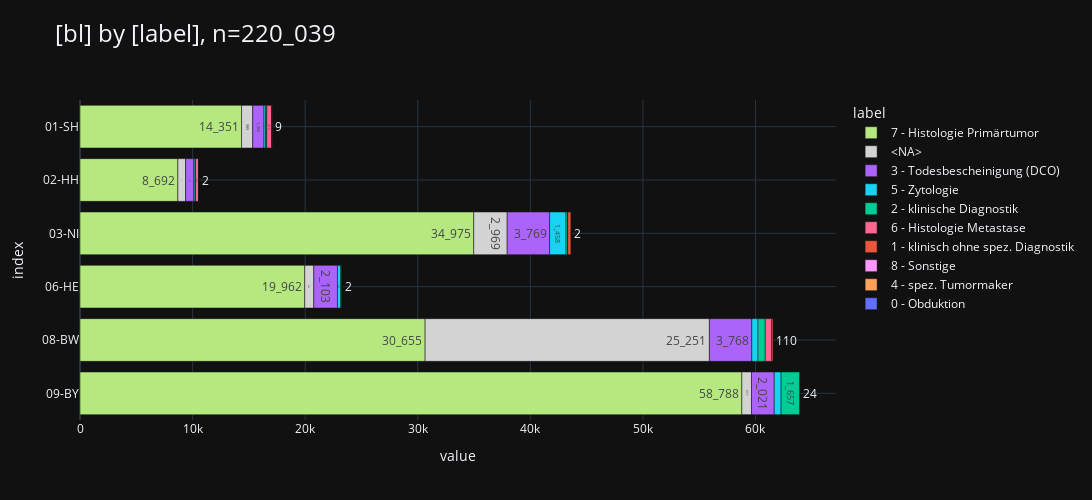

Notebook code cell kept with this figure:
### Code cell
_df = df_dsich[
    [
        "bl",
        "label",
        "cnt",
    ]
].sort_values("bl")

_ = pls.plot_stacked_bars(
    _df,
    # swap=True,
    orientation="h",
    # show_total=True,
    # normalize=True,
    # relative=True,
    # height=1000,
    # top_n_color=5,
    # sort_values_index=True,
    sort_values_color=True,
    # top_n_index=3,
    # precision=2,
    # show_other=True,
    # top_n_index=2,
)
_

### Figure 1 — Plotly figure (JSON) as saved in the notebook; plotly's stock layout.template omitted (floating-point values rounded to 4 significant figures)
{"data": [{"alignmentgroup": "True", "hovertemplate": "col=7 - Histologie Primärtumor<br>value=%{x}<br>index=%{y}<br>cnt_str=%{text}<extra></extra>", "legendgroup": "7 - Histologie Primärtumor", "marker": {"color": "#B6E880", "pattern": {"shape": ""}}, "name": "7 - Histologie Primärtumor", "offsetgroup": "7 - Histologie Primärtumor", "orientation": "h", "showlegend": true, "text": ["14_351", "8_692", "34_975", "19_962", "30_655", "58_788"], "textposition": "auto", "type": "bar", "x": [14351, 8692, 34975, 19962, 30655, 58788], "xaxis": "x", "y": ["01-SH", "02-HH", "03-NI", "06-HE", "08-BW", "09-BY"], "yaxis": "y"}, {"alignmentgroup": "True", "hovertemplate": "col=<NA><br>value=%{x}<br>index=%{y}<br>cnt_str=%{text}<extra></extra>", "legendgroup": "<NA>", "marker": {"color": "lightgray", "pattern": {"shape": ""}}, "name": "<NA>", "offsetgroup": "<NA>", "orientation": "h", "showlegend": true, "text": ["989", "688", "2_969", "804", "25_251", "857"], "textposition": "auto", "type": "bar", "x": [989, 688, 2969, 804, 25251, 857], "xaxis": "x", "y": ["01-SH", "02-HH", "03-NI", "06-HE", "08-BW", "09-BY"], "yaxis": "y"}, {"alignmentgroup": "True", "hovertemplate": "col=3 - Todesbescheinigung (DCO)<br>value=%{x}<br>index=%{y}<br>cnt_str=%{text}<extra></extra>", "legendgroup": "3 - Todesbescheinigung (DCO)", "marker": {"color": "#AB63FA", "pattern": {"shape": ""}}, "name": "3 - Todesbescheinigung (DCO)", "offsetgroup": "3 - Todesbescheinigung (DCO)", "orientation": "h", "showlegend": true, "text": ["1_004", "735", "3_769", "2_103", "3_768", "2_021"], "textposition": "auto", "type": "bar", "x": [1004, 735, 3769, 2103, 3768, 2021], "xaxis": "x", "y": ["01-SH", "02-HH", "03-NI", "06-HE", "08-BW", "09-BY"], "yaxis": "y"}, {"alignmentgroup": "True", "hovertemplate": "col=5 - Zytologie<br>value=%{x}<br>index=%{y}<br>cnt_str=%{text}<extra></extra>", "legendgroup": "5 - Zytologie", "marker": {"color": "#19D3F3", "pattern": {"shape": ""}}, "name": "5 - Zytologie", "offsetgroup": "5 - Zytologie", "orientation": "h", "showlegend": true, "text": ["146", "116", "1_458", "289", "550", "607"], "textposition": "auto", "type": "bar", "x": [146, 116, 1458, 289, 550, 607], "xaxis": "x", "y": ["01-SH", "02-HH", "03-NI", "06-HE", "08-BW", "09-BY"], "yaxis": "y"}, {"alignmentgroup": "True", "hovertemplate": "col=2 - klinische Diagnostik<br>value=%{x}<br>index=%{y}<br>cnt_str=%{text}<extra></extra>", "legendgroup": "2 - klinische Diagnostik", "marker": {"color": "#00CC96", "pattern": {"shape": ""}}, "name": "2 - klinische Diagnostik", "offsetgroup": "2 - klinische Diagnostik", "orientation": "h", "showlegend": true, "text": ["100", "35", "151", "104", "641", "1_657"], "textposition": "auto", "type": "bar", "x": [100, 35, 151, 104, 641, 1657], "xaxis": "x", "y": ["01-SH", "02-HH", "03-NI", "06-HE", "08-BW", "09-BY"], "yaxis": "y"}, {"alignmentgroup": "True", "hovertemplate": "col=6 - Histologie Metastase<br>value=%{x}<br>index=%{y}<br>cnt_str=%{text}<extra></extra>", "legendgroup": "6 - Histologie Metastase", "marker": {"color": "#FF6692", "pattern": {"shape": ""}}, "name": "6 - Histologie Metastase", "offsetgroup": "6 - Histologie Metastase", "orientation": "h", "showlegend": true, "text": ["419", "262", "1", "584"], "textposition": "auto", "type": "bar", "x": [419, 262, 1, 584], "xaxis": "x", "y": ["01-SH", "02-HH", "03-NI", "08-BW"], "yaxis": "y"}, {"alignmentgroup": "True", "hovertemplate": "col=1 - klinisch ohne spez. Diagnostik<br>value=%{x}<br>index=%{y}<br>cnt_str=%{text}<extra></extra>", "legendgroup": "1 - klinisch ohne spez. Diagnostik", "marker": {"color": "#EF553B", "pattern": {"shape": ""}}, "name": "1 - klinisch ohne spez. Diagnostik", "offsetgroup": "1 - klinisch ohne spez. Diagnostik", "orientation": "h", "showlegend": true, "text": ["65", "312", "110"], "textposition": "auto", "type": "bar", "x": [65, 312, 110], "xaxis": "x", "y": ["01-SH", "03-NI", "08-BW"], "yaxis": "y"}, {"alignmentgroup": "True", "hovertemplate": "col=8 - Sonstige<br>value=%{x}<br>index=%{y}<br>cnt_str=%{text}<extra></extra>", "legendgroup": "8 - Sonstige", "marker": {"color": "#FF97FF", "pattern": {"shape": ""}}, "name": "8 - Sonstige", "offsetgroup": "8 - Sonstige", "orientation": "h", "showlegend": true, "text": ["5", "24"], "textposition": "auto", "type": "bar", "x": [5, 24], "xaxis": "x", "y": ["03-NI", "09-BY"], "yaxis": "y"}, {"alignmentgroup": "True", "hovertemplate": "col=4 - spez. Tumormaker<br>value=%{x}<br>index=%{y}<br>cnt_str=%{text}<extra></extra>", "legendgroup": "4 - spez. Tumormaker", "marker": {"color": "#FFA15A", "pattern": {"shape": ""}}, "name": "4 - spez. Tumormaker", "offsetgroup": "4 - spez. Tumormaker", "orientation": "h", "showlegend": true, "text": ["9", "2", "7"], "textposition": "auto", "type": "bar", "x": [9, 2, 7], "xaxis": "x", "y": ["01-SH", "02-HH", "06-HE"], "yaxis": "y"}, {"alignmentgroup": "True", "hovertemplate": "col=0 - Obduktion<br>value=%{x}<br>index=%{y}<br>cnt_str=%{text}<extra></extra>", "legendgroup": "0 - Obduktion", "marker": {"color": "#636EFA", "pattern": {"shape": ""}}, "name": "0 - Obduktion", "offsetgroup": "0 - Obduktion", "orientation": "h", "showlegend": true, "text": ["2", "2"], "textposition": "auto", "type": "bar", "x": [2, 2], "xaxis": "x", "y": ["03-NI", "06-HE"], "yaxis": "y"}], "layout": {"barmode": "relative", "height": 500, "legend": {"title": {"text": "label"}, "tracegroupgap": 0, "traceorder": "normal"}, "title": {"font": {"size": 24}, "text": "[bl] by [label], n=220_039", "xanchor": "left", "y": 0.95, "yanchor": "top"}, "width": 2000, "xaxis": {"anchor": "y", "domain": [0, 1], "gridwidth": 1, "range": [0, 67150.0], "showgrid": true, "title": {"text": "value"}}, "yaxis": {"anchor": "x", "categoryarray": ["09-BY", "08-BW", "06-HE", "03-NI", "02-HH", "01-SH"], "categoryorder": "array", "domain": [0, 1], "gridwidth": 1, "showgrid": true, "title": {"text": "index"}}}}
